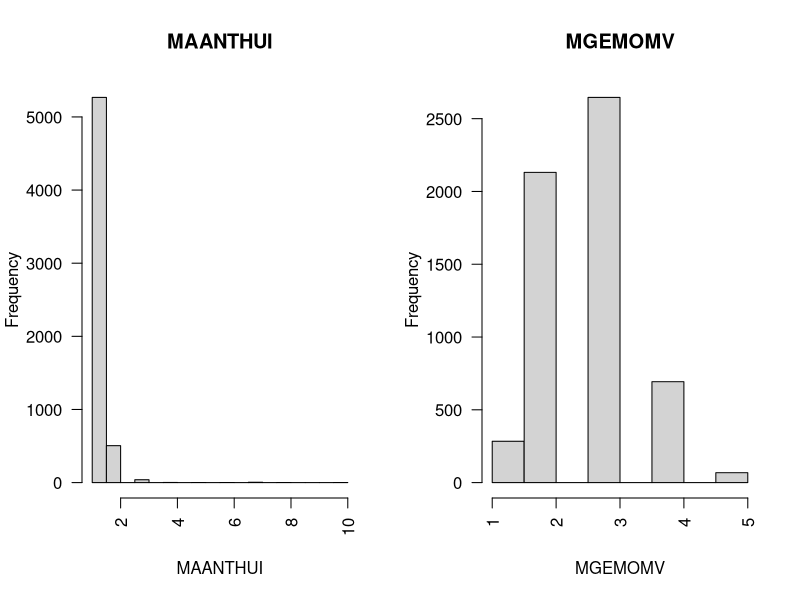
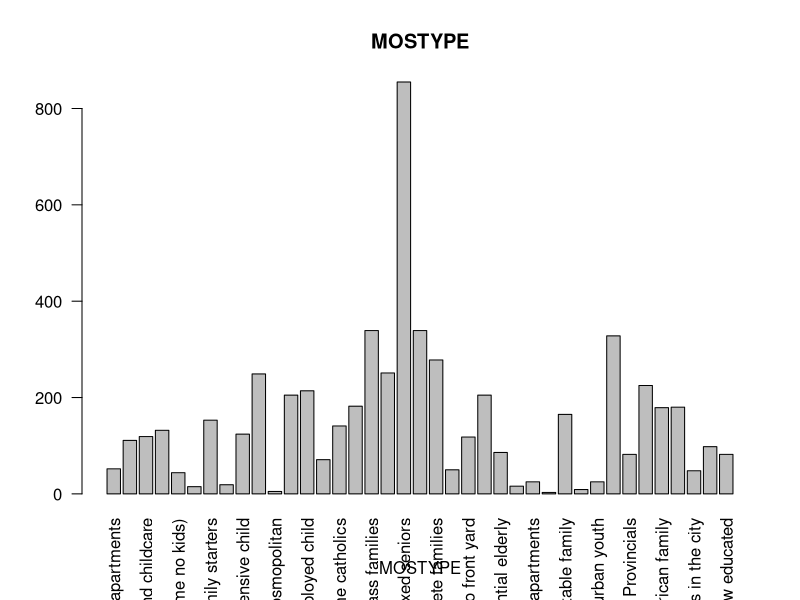
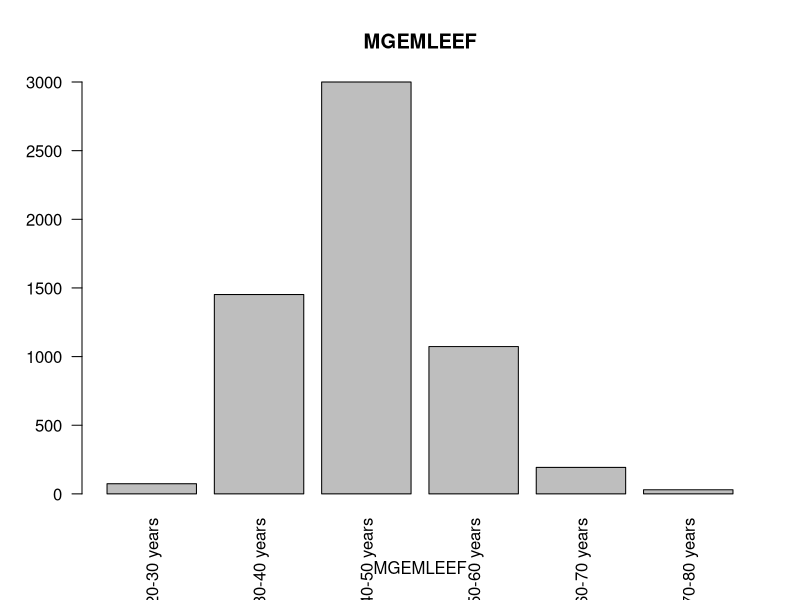
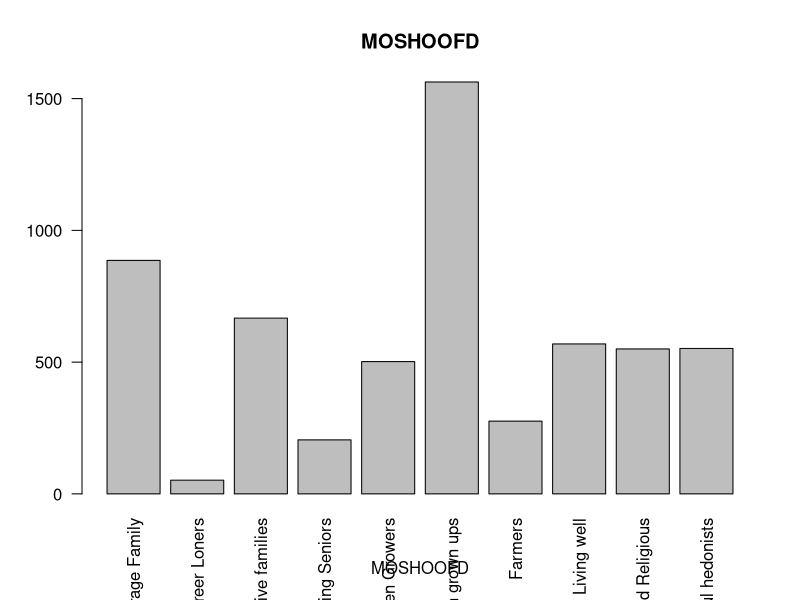
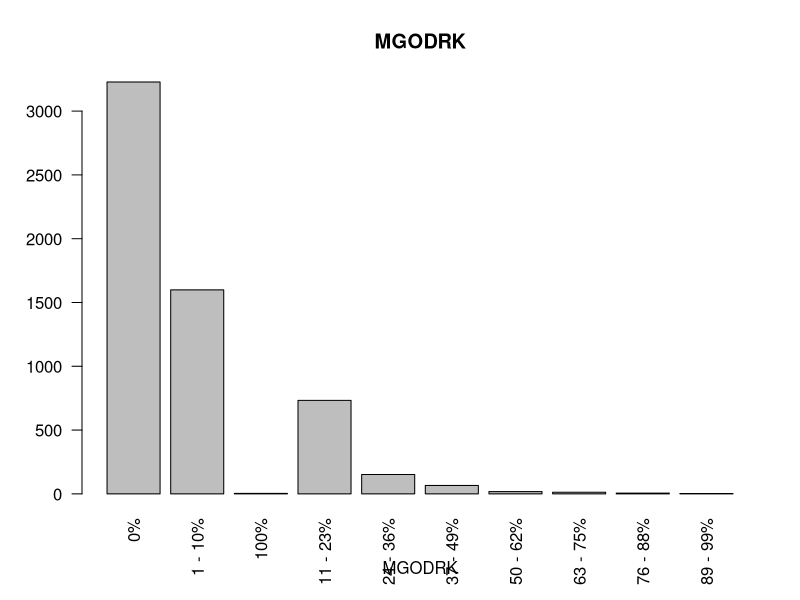
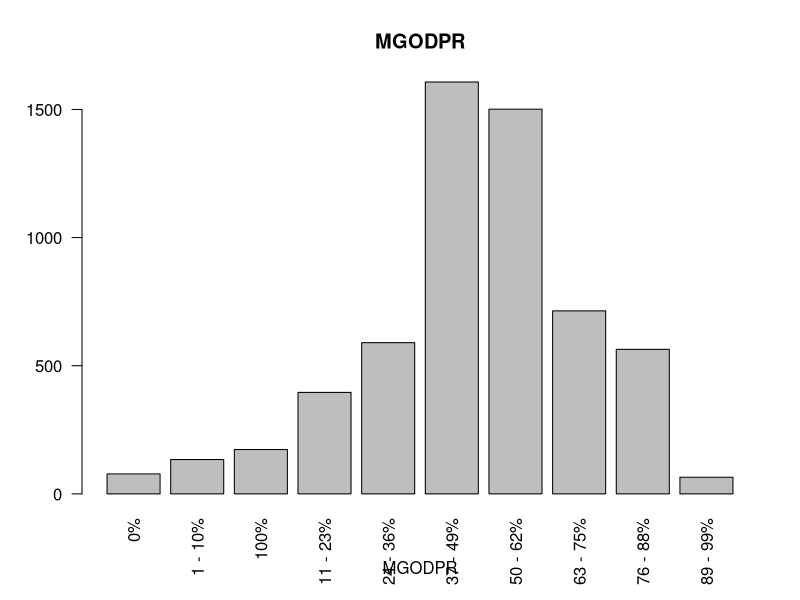
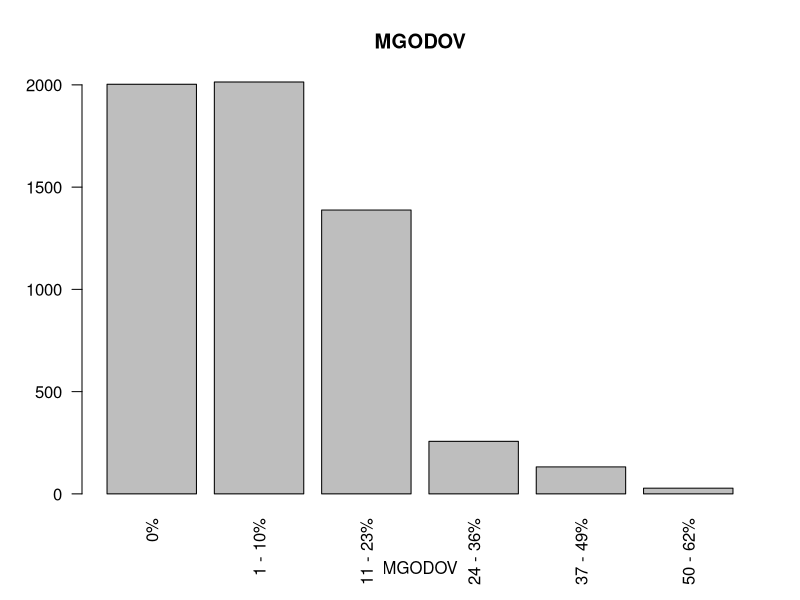
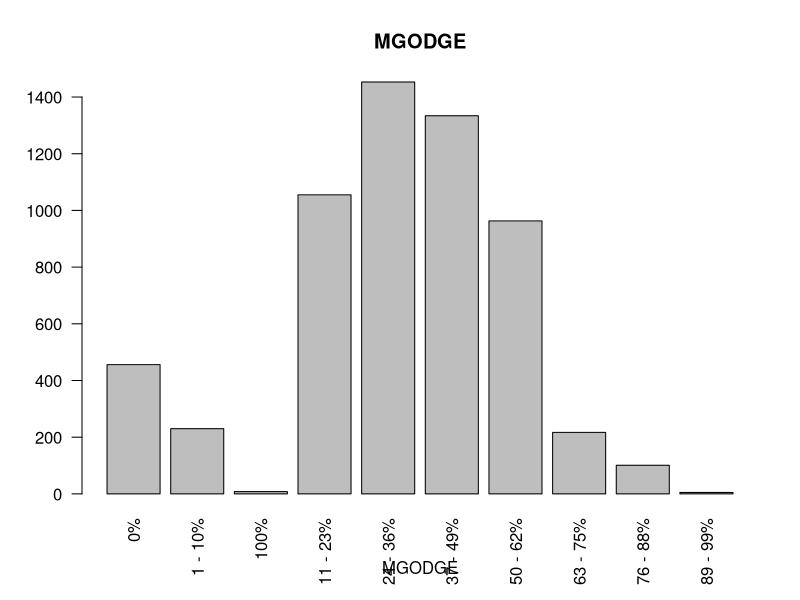

These charts were generated, in order, by the following R code:
## ---- chunk 1
data <- read.csv("data/train.csv")
## ---- chunk 2
table(data$CARAVAN)
## ---- chunk 3
sum(data$CARAVAN == 1) / nrow(data)
## ---- chunk 4
names(data)
## ---- chunk 5
num_vars <- c("MAANTHUI", "MGEMOMV")
par(mfrow = c(1, 2))
for (var in num_vars) {
  hist(data[, var], main = var, xlab = var, las = 2)
}
## ---- chunk 6
par(mfrow = c(1, 1))
cat_vars <- setdiff(names(data), num_vars)
for (var in cat_vars) {
  barplot(table(data[, var]), main = var, xlab = var, las = 2)
}
